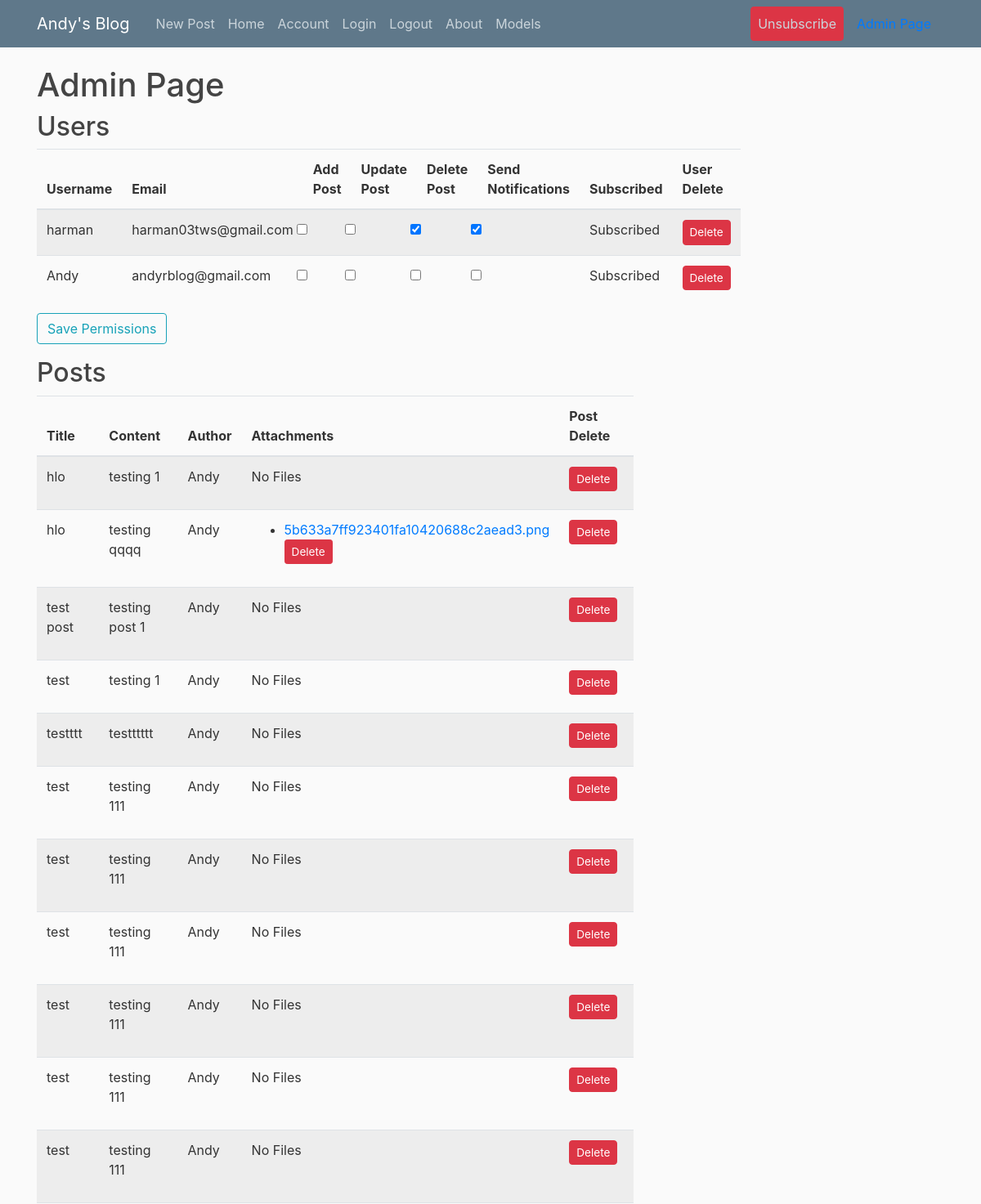
Before: /admin_page (signed in, upper part) with the older database file.
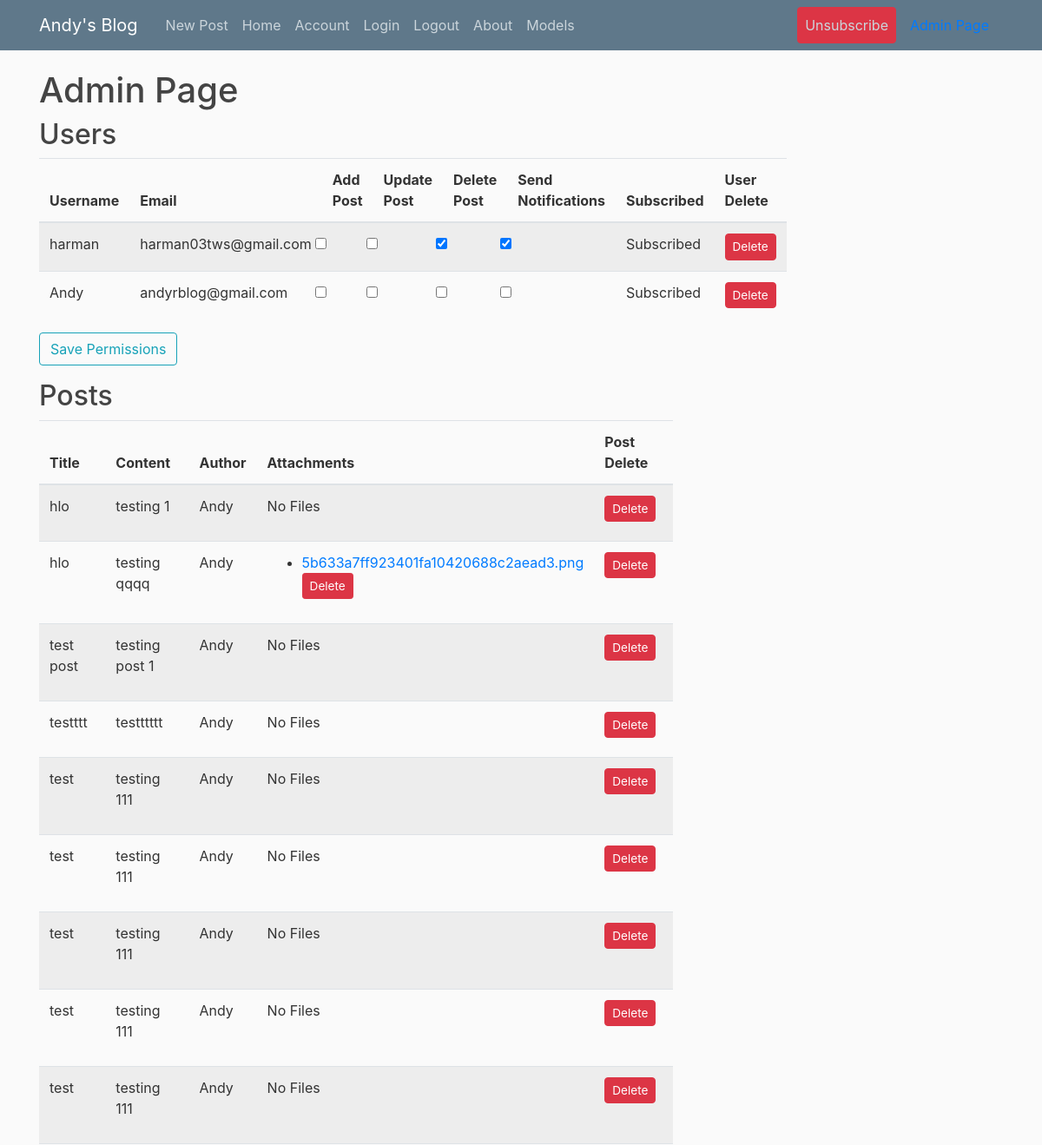
After: the same page with the newer database file.
### flaskblog/models.py (models this page shows, shortened)
class User(db.Model, UserMixin):
    id = db.Column(db.Integer, primary_key=True)
    username = db.Column(db.String(20), unique=True, nullable=False)
    email = db.Column(db.String(120), unique=True, nullable=False)
    image_file = db.Column(db.String(20), nullable=False, default='default.jpg')
    password = db.Column(db.String(60), nullable=False)
    posts = db.relationship('Post', backref='author', lazy=True)
    is_admin = db.Column(db.Boolean, default=False)
    can_add_post = db.Column(db.Boolean, default=False)
    can_update_post = db.Column(db.Boolean, default=False)
    can_delete_post = db.Column(db.Boolean, default=False)
    send_notifications = db.Column(db.Boolean, default=False)
    is_subscribed = db.Column(db.Boolean, default=True)

class Post(db.Model):
    id = db.Column(db.Integer, primary_key=True)
    title = db.Column(db.String(100), nullable=False)
    date_posted = db.Column(db.DateTime, nullable=False, default=datetime.utcnow)
    content = db.Column(db.Text, nullable=False)
    user_id = db.Column(db.Integer, db.ForeignKey('user.id'), nullable=False)
    image_filename = db.Column(db.String(255))  # Store the filename of the uploaded image
    pdf_filename = db.Column(db.String(255))
    excel_filename = db.Column(db.String(255))   # Store the filename of the uploaded PDF
    files_filename = db.Column(db.String(255))
    files = db.relationship('File', secondary='post_file_association', back_populates='posts')

class File(db.Model):
    id = db.Column(db.Integer, primary_key=True)
    filename = db.Column(db.String(255), nullable=False)
    posts = db.relationship('Post', secondary='post_file_association', back_populates='files')

### flaskblog/admin/routes.py (the view, shortened to what this page needs)
@admin.route("/admin_page", methods=['GET', 'POST'])
@admin_required
def admin_page():
    users = User.query.all()
    form = UserPermissionsForm()  # No need to pass user_ids anymore
    posts = Post.query.all()
    return render_template('admin_page.html', users=users, posts=posts, form=form)

### flaskblog/admin/forms.py
class UserPermissionsForm(FlaskForm):
    submit = SubmitField("Save Permissions")

### flaskblog/admin/routes.py (called while the page is built)
def admin_required(f):
    @wraps(f)
    def decorated_function(*args, **kwargs):
        if current_user.is_authenticated and current_user.is_admin:
            return f(*args, **kwargs)
        else:
            abort(403)  # Access denied
    return decorated_function

### flaskblog/models.py (called while the page is built)
@login_manager.user_loader
def load_user(user_id):
    return User.query.get(int(user_id))

### flaskblog/templates/admin_page.html (shortened to what this page needs)
{% extends "layout.html" %}
{% block content %}
    <h1>Admin Page</h1>
    <h2>Users</h2>
    <form method="POST" action="">
        <table class="table table-striped">
            <thead>
                <tr>
                    <th>Username</th>
                    <th>Email</th>
                    <th>Add Post</th>
                    <th>Update Post</th>
                    <th>Delete Post</th>
                    <th>Send Notifications</th>
                    <th>Subscribed</th>
                    <th>User Delete</th>
                </tr>
            </thead>
            <tbody>
                {% for user in users %}
                    <tr>
                        <td>{{ user.username }}</td>
                        <td>{{ user.email }}</td>
                        <td><input type="checkbox" name="can_add_post_{{ user.id }}" class="form-check-input" {% if user.can_add_post %}checked{% endif %}></td>
                        <td><input type="checkbox" name="can_update_post_{{ user.id }}" class="form-check-input" {% if user.can_update_post %}checked{% endif %}></td>
                        <td><input type="checkbox" name="can_delete_post_{{ user.id }}" class="form-check-input" {% if user.can_delete_post %}checked{% endif %}></td>
                        <td><input type="checkbox" name="send_notifications_{{ user.id }}" class="form-check-input" {% if user.send_notifications %}checked{% endif %}></td>
                        <td>
                            {% if user.is_subscribed %}
                            Subscribed
                                {% else %}
                                    Not Subscribed
                                {% endif %}
                            </td>
                        <td>
                            {% if current_user.is_admin %}
                                <form method="POST" action="{{ url_for('users.delete_user', user_id=user.id) }}">
                                    <button type="button" class="btn btn-danger" style="padding: 0.25rem 0.5rem; font-size: 0.85rem; margin-top: 0" data-toggle="modal" data-target="#deleteModal{{ user.id }}">Delete</button>
                                </form>
                            {% else %}
                                <p>You do not have permission to delete users.</p>
                            {% endif %}
                        </td>
                    </tr>
                {% endfor %}
            </tbody>
        </table>
        <div class="form-group">
            {{ form.submit(class="btn btn-outline-info") }}
        </div>
    </form>
    <h2>Posts</h2>
    <table class="table table-striped">
        <thead>
            <tr>
                <th>Title</th>
                <th>Content</th>
                <th>Author</th>
                <th>Attachments</th>
                <th>Post Delete</th>
            </tr>
        </thead>
        <tbody>
            {% for post in posts %}
                <tr>
                    <td>{{ post.title }}</td>
                    <td>{{ post.content | safe }}</td>
                    <td>{{ post.author.username }}</td>
                    <td>
                        {% if post.files %}
                            <ul>
                                {% for file in post.files %}
                                    <li>
                                        <a href="{{ url_for('static', filename='uploads/' + file.filename) }}" target="_blank">{{ file.filename }}</a>
                                        {% if current_user.is_admin %}
                                            <form method="POST" action="{{ url_for('posts.delete_file', post_id=post.id, file_id=file.id) }}">
                                                <button type="submit" class="btn btn-danger btn-sm" style="padding: 0.25rem 0.5rem; font-size: 0.85rem;">Delete</button>
                                            </form>
                                        {% endif %}
                                    </li>
                                {% endfor %}
                            </ul>
                        {% else %}
                            No Files
                        {% endif %}
                    </td>
                    <td>
                        <form method="POST" action="{{ url_for('posts.delete_post', post_id=post.id) }}">
                            <button type="button" class="btn btn-danger" style="padding: 0.25rem 0.5rem; font-size: 0.85rem; margin-top: 0" data-toggle="modal" data-target="#deleteModal{{ post.id }}">Delete</button>
                        </form>
                    </td>
                </tr>
            {% endfor %}
        </tbody>
    </table>
{% endblock content %}

### flaskblog/templates/layout.html (shortened to what this page needs)
<!DOCTYPE html>
<html>
<head>
    <link rel="stylesheet" href="https://maxcdn.bootstrapcdn.com/bootstrap/4.0.0/css/bootstrap.min.css">
    <link rel="stylesheet" type="text/css" href="{{ url_for('static', filename='main.css') }}">
</head>
<body>
    <header class="site-header">
      <nav class="navbar navbar-expand-md navbar-dark bg-steel fixed-top">
        <div class="container">
          <a class="navbar-brand mr-4" href="/">Andy's Blog</a>
          <div class="collapse navbar-collapse" id="navbarToggle">
          {% if current_user.is_authenticated %}
            <div class="navbar-nav mr-auto">
              <a class="nav-item nav-link" href="{{ url_for('posts.new_post') }}">New Post</a>
              <a class="nav-item nav-link" href="{{ url_for('main.home') }}">Home</a>
              <a class="nav-item nav-link" href="{{ url_for('users.account') }}">Account</a>
              <a class="nav-item nav-link" href="{{ url_for('users.login') }}">Login</a>
              <a class="nav-item nav-link" href="{{ url_for('users.logout') }}">Logout</a>
              <a class="nav-item nav-link" href="{{ url_for('main.about') }}">About</a>
              <a class="nav-item nav-link" href="{{ url_for('main.models') }}">Models</a>
            </div>
            <div class="navbar-nav">
              <form method="POST" action="{{ url_for('users.toggle_subscription') }}">
                {% if current_user.is_subscribed %}
                  <button type="submit" class="nav-item nav-link btn btn-danger" name="unsubscribe" onclick="showSubscriptionAlert('You have unsubscribed!')">Unsubscribe</button>
                {% else %}
                  <button type="submit" class="nav-item nav-link btn btn-success" name="subscribe" onclick="showSubscriptionAlert('You are now subscribed!')">Subscribe</button>
                {% endif %}
              </form>
            </div>
          {% endif %}
          {% if current_user.is_admin %}
                  <a class="nav-item nav-link" href="{{ url_for('admin.admin_page') }}">Admin Page</a>
          {% else %}<!--
                <a class="nav-item nav-link" href="{{ url_for('users.login') }}">Login</a>-->
                <a class="nav-item nav-link" href="{{ url_for('users.register') }}">Register</a>
          {% endif %}
            </div>
          </div>
      </nav>
    </header>
    <main role="main" class="container">
      <div class="row">
        <div class="col-md-8">
          {% block content %}{% endblock %}
        </div>
        </div>
    </main>
</body>
</html>

### flaskblog/static/main.css (style rules this page uses)
body { background: #fafafa; color: #333333; margin-top: 5rem; }
h1, h2, h3, h4, h5, h6 { color: #444444; }
.bg-steel { background-color: #5f788a; }
.site-header .navbar-nav .nav-link { color: #cbd5db; }

Changed rows visible on the page:
removed Post: title "test", content "testing 1", author.username "Andy", shows "No Files"
removed Post: title "test", content "testing 111", author.username "Andy", shows "No Files"
